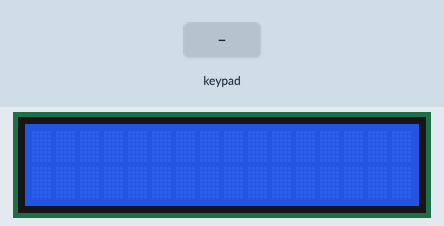
The sketch below on a simulated Arduino Uno, built with avr-gcc and run on an emulated ATmega328P. Shown: 16×2 character LCD. Inputs (shaded band) come from the test bench.

Above: at 1.2 s.
1.3 s: keypad keys 2 3 4 5 A pressed 0.4 s apart
At 4.3 s:
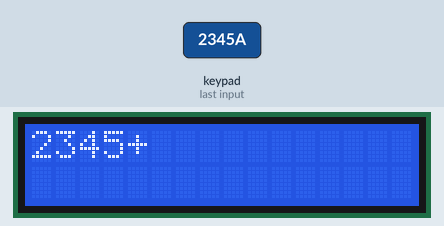
4.8 s: key 'C' pressed
6.3 s: key 'D' pressed
At 6.9 s:
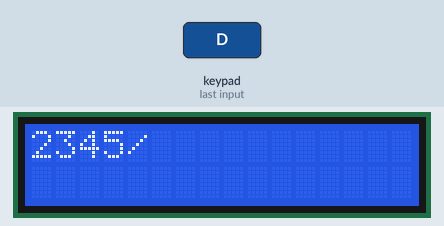
7.8 s: key '#' pressed
At 8.4 s:
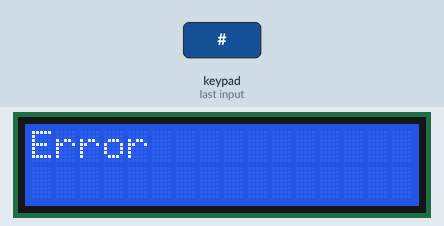
10.8 s: keypad keys 2 3 4 5 # pressed 0.4 s apart
At 12.8 s:
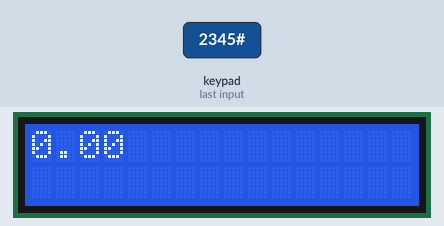
Timing chart, 0 to 14.3 s (numbered marks = the images above; inputs shaded):
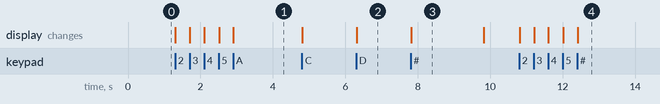

Measured:
- after the input at 1.3 s, the display: first changes at once (image 1 shows a later state)
- after the input at 6.3 s, the display: changes at once (image 2)
- after the input at 7.8 s, the display: changes at once (image 3)
- after the input at 10.8 s, the display: first changes at once (image 4 shows a later state)
- what the display in image 3 shows lasts 2.0 s, from 7.8 s to 9.8 s

The sketch:

CALCULATOR.ino
```cpp
#include <Wire.h>
#include <LiquidCrystal_I2C.h>
#include <Keypad.h>

LiquidCrystal_I2C lcd(0x27, 16, 2);

const byte FILAS = 4;
const byte COLUMNAS = 4;

char teclas[FILAS][COLUMNAS] = {
  {'1','2','3','A'},
  {'4','5','6','B'},
  {'7','8','9','C'},
  {'*','0','#','D'}
};

byte pinesFilas[FILAS] = {2,3,4,5};
byte pinesColumnas[COLUMNAS] = {6,7,8,9};

Keypad teclado = Keypad(makeKeymap(teclas), pinesFilas, pinesColumnas, FILAS, COLUMNAS);

long num1 = 0;
long num2 = 0;
char op = 0;
bool segundo = false;

void setup() {
  lcd.init();
  lcd.backlight();
}

void loop() {

  char tecla = teclado.getKey();

  if (tecla) {

    if (tecla >= '0' && tecla <= '9') {

      if (!segundo) {
        num1 = num1 * 10 + (tecla - '0');

        lcd.clear();
        lcd.print(num1);
      }
      else {
        num2 = num2 * 10 + (tecla - '0');

        lcd.clear();
        lcd.print(num1);

        if (op == 'A') lcd.print("+");
        if (op == 'B') lcd.print("-");
        if (op == 'C') lcd.print("*");
        if (op == 'D') lcd.print("/");

        lcd.print(num2);
      }
    }

    if (tecla == 'A' || tecla == 'B' || tecla == 'C' || tecla == 'D') {

      if (num1 != 0 || tecla == 'B') {

        op = tecla;
        segundo = true;

        lcd.clear();
        lcd.print(num1);

        if (op == 'A') lcd.print("+");
        if (op == 'B') lcd.print("-");
        if (op == 'C') lcd.print("*");
        if (op == 'D') lcd.print("/");
      }
    }

    if (tecla == '#') {

      float resultado = 0;

      if (op == 'A') resultado = num1 + num2;
      if (op == 'B') resultado = num1 - num2;
      if (op == 'C') resultado = num1 * num2;

      if (op == 'D') {
        if (num2 != 0) {
          resultado = (float)num1 / num2;
        } else {
          lcd.clear();
          lcd.print("Error");
          delay(2000);

          num1 = 0;
          num2 = 0;
          op = 0;
          segundo = false;
          lcd.clear();
          return;
        }
      }

      lcd.clear();
      lcd.print(resultado);

      delay(3000);

      num1 = 0;
      num2 = 0;
      op = 0;
      segundo = false;

      lcd.clear();
    }
  }
}
```
